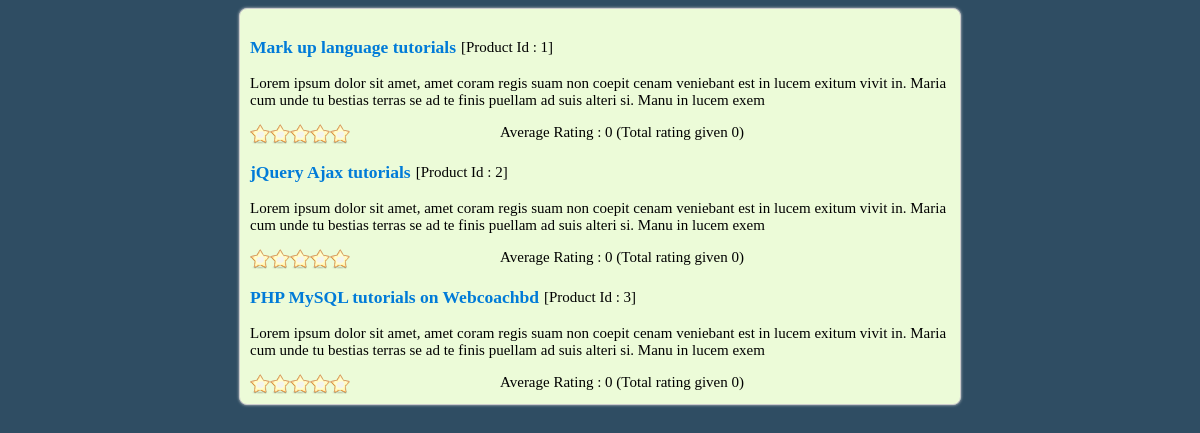
The page /ajaxMethod/index.php on the database its author committed.
### tables this page shows
CREATE TABLE IF NOT EXISTS `product` (
  `product_id` int(11) NOT NULL AUTO_INCREMENT,
  `title` varchar(100) NOT NULL,
  `product_details` varchar(200) NOT NULL,
  `date_posted` datetime NOT NULL,
  PRIMARY KEY (`product_id`)
);

### ajaxMethod/index.php (the view, shortened to what this page needs)
<!DOCTYPE html>
<html>
    <head>
        <link rel="stylesheet" href="style.css"
        type="text/css" />
    </head>
    <body>
		<div id="content">
		<?php
		$query = 'SELECT * FROM product';
		$result = mysql_query($query);
		while($row = mysql_fetch_array($result)){?>
		<?php
			$count_query = 'SELECT * FROM ratings WHERE product_id ='.$row['product_id'];
			$count_result = mysql_query($count_query);
			$totalRating = mysql_num_rows($count_result);
			$sql = 'SELECT AVG(rating) FROM ratings WHERE product_id ='.$row['product_id'];
			$results = mysql_query($sql);
			while($rows = mysql_fetch_array($results)){?>
		<div class="header">
		   <h3 class="title"><?php echo $row['title'];?></h3>
		   <p class="p_id"><?php echo '[Product Id : '.$row['product_id'].']';?></p>
		</div>
		   <p><?php echo $row['product_details'];?></p>
		   <div class="ratings">
			 <a href="#">1</a>
			 <a href="#">2</a>
			 <a href="#">3</a>
			 <a href="#">4</a>
			 <a href="#">5</a>
		   </div>
		   <div class="avg_rate">
			<p>Average Rating : <?php echo floor($rows['AVG(rating)']).' (Total rating given '.$totalRating.')';?></p>
		   </div>
		   <?php }?>
		<?php }?>
		</div>
	</body>
</html>

### ajaxMethod/style.css (style rules this page uses)
body { font-family:Verdana; font-size:15px; background:#2F4D63; }
#content { background:#ECFBD8; overflow:hidden; width:700px; margin:0 auto; border:1px solid #ccc; padding:10px; border-radius:8px; box-shadow:0px 0px 3px 0px #CCCCCC; }
.p_id { float:left; margin:20px 0 0 5px; }
.header { float:left; width:700px; }
#content h3 { color:#007BD8; float:left; }
.ratings { float:left; width:250px; position:relative; }
.ratings a { background:url(images/rating_empty.png) no-repeat; display:block; float:left; width:20px; height:20px; text-indent:-9999px; }
.avg_rate { float:left; width:420px; }
.avg_rate p { margin:0; float:left; }

### rows shown on the page
product: title "Mark up language tutorials", product_id "1", product_details "Lorem ipsum dolor sit amet, amet coram regis suam non coepit cenam veniebant est in lucem exitum vivit in. Maria cum unde tu bestias terras se ad te finis puellam ad suis alteri si. Manu in lucem exem", AVG "0", totalRating "0"
product: title "jQuery Ajax tutorials", product_id "2", product_details "Lorem ipsum dolor sit amet, amet coram regis suam non coepit cenam veniebant est in lucem exitum vivit in. Maria cum unde tu bestias terras se ad te finis puellam ad suis alteri si. Manu in lucem exem", AVG "0", totalRating "0"
product: title "PHP MySQL tutorials on Webcoachbd", product_id "3", product_details "Lorem ipsum dolor sit amet, amet coram regis suam non coepit cenam veniebant est in lucem exitum vivit in. Maria cum unde tu bestias terras se ad te finis puellam ad suis alteri si. Manu in lucem exem", AVG "0", totalRating "0"
